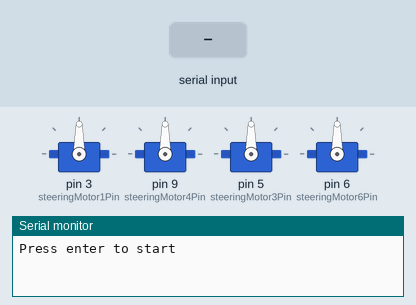
A sketch run on a simulated Arduino Uno, built with avr-gcc and run on an emulated ATmega328P. On the bench: 4 × servo, the last lines printed to the serial monitor. Inputs (shaded band) come from the test bench.

Above: at 0.9 s.
1.0 s: "90,45\n" received over Serial
At 2.8 s:
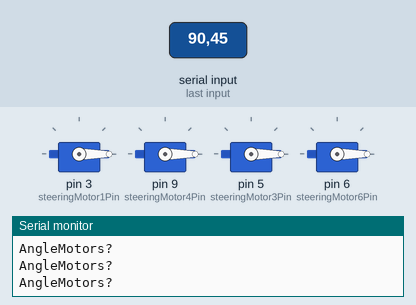
3.5 s: "30,150\n" received over Serial
At 3.9 s:
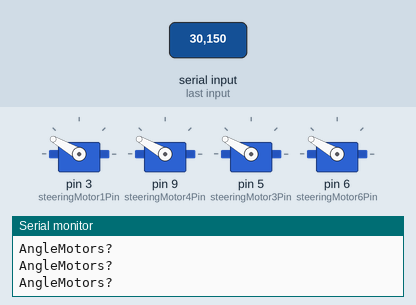
6.0 s: "200\n" received over Serial
At 6.8 s:
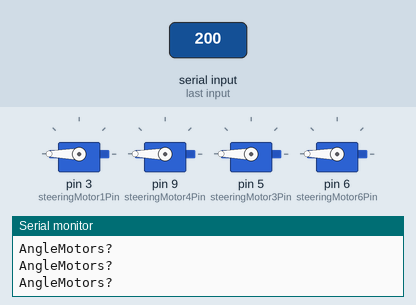
Timing chart, 0 to 9.0 s (numbered marks = the images above; inputs shaded):
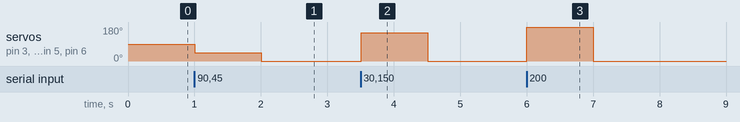

Measured:
- after the input at 1.0 s, servo on pin 3 (steeringMotor1Pin), servo on pin 9 (steeringMotor4Pin), servo on pin 5 (steeringMotor3Pin), servo on pin 6 (steeringMotor6Pin): 90° → 45° at once, → 0° 1.0 s later
- after the input at 3.5 s, servo on pin 3 (steeringMotor1Pin), servo on pin 9 (steeringMotor4Pin), servo on pin 5 (steeringMotor3Pin), servo on pin 6 (steeringMotor6Pin): 0° → 150° at once, → 0° 1.0 s later
- after the input at 6.0 s, servo on pin 3 (steeringMotor1Pin), servo on pin 9 (steeringMotor4Pin), servo on pin 5 (steeringMotor3Pin), servo on pin 6 (steeringMotor6Pin): 0° → 180° at once, → 0° 1.0 s later

The sketch:

ASCSteeringServosControler.ino
```cpp
#include <Wire.h> // Using I2C communication to communicate between Arduino's on board
#include <Servo.h>
#define steeringMotor6Pin              6
#define steeringMotor1Pin              3
#define steeringMotor3Pin             5
#define steeringMotor4Pin             9

Servo motor1Servo;
Servo motor4Servo;
Servo motor3Servo;
Servo motor6Servo;
long angleRead;

long waiting()
{
  long aux;
  while (!Serial.available());
  aux = Serial.parseInt();

  return aux;

}

void setup() {
  char aux;
  Serial.begin(9600);

  // put your setup code here, to run once:
  pinMode(steeringMotor1Pin, OUTPUT);
  pinMode(steeringMotor4Pin, OUTPUT);
  pinMode(steeringMotor3Pin, OUTPUT);
  pinMode(steeringMotor6Pin, OUTPUT);
  motor1Servo.attach(steeringMotor1Pin);
  motor4Servo.attach(steeringMotor4Pin);
  motor3Servo.attach(steeringMotor3Pin);
  motor6Servo.attach(steeringMotor6Pin);
  Serial.println("Press enter to start");
  angleRead = waiting();
}

void loop() {

  Serial.println("AngleMotors?");
  angleRead = waiting();
  motor1Servo.write(angleRead);
  motor3Servo.write(angleRead);
  motor4Servo.write(angleRead);
  motor6Servo.write(angleRead);
}
```
